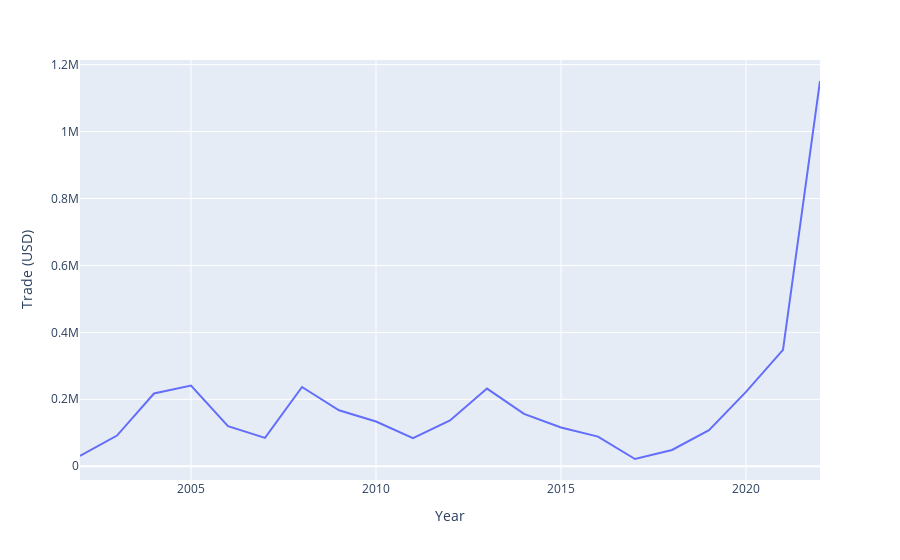

Notebook cell for this chart:
### Code cell
#Plotting historical exports based on trade value in USD
figChinaExValue = px.line(exportData, x='Year', y='Trade (USD)')
figChinaExValue

### Figure 1 — Plotly figure (JSON) as saved in the notebook; plotly's stock layout.template omitted (floating-point values rounded to 4 significant figures)
{"data": [{"hovertemplate": "Year=%{x}<br>Trade (USD)=%{y}<extra></extra>", "legendgroup": "", "line": {"color": "#636efa", "dash": "solid"}, "marker": {"symbol": "circle"}, "mode": "lines", "name": "", "orientation": "v", "showlegend": false, "type": "scatter", "x": [2022, 2021, 2020, 2019, 2018, 2017, 2016, 2015, 2014, 2013, 2012, 2011, 2010, 2009, 2008, 2007, 2006, 2005, 2004, 2003, 2002], "xaxis": "x", "y": [1151101, 347924, 222305, 107693, 48475, 21575, 88610, 115515, 156229, 232007, 136787, 83678, 133471, 167122, 236791, 84825, 119617, 241267, 217204, 91674, 30665], "yaxis": "y"}], "layout": {"legend": {"tracegroupgap": 0}, "margin": {"t": 60}, "xaxis": {"anchor": "y", "domain": [0, 1], "title": {"text": "Year"}}, "yaxis": {"anchor": "x", "domain": [0, 1], "title": {"text": "Trade (USD)"}}}}
